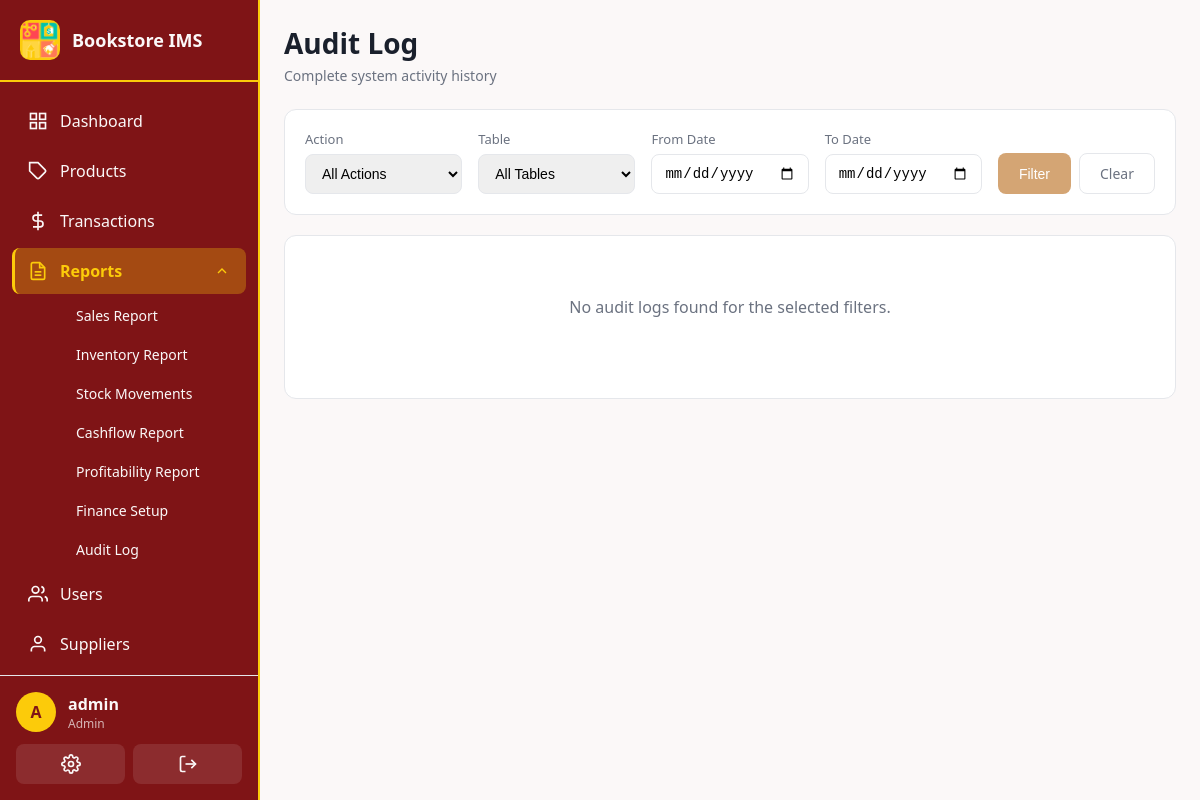
Page /reports/audit (signed in) on the earlier database version.
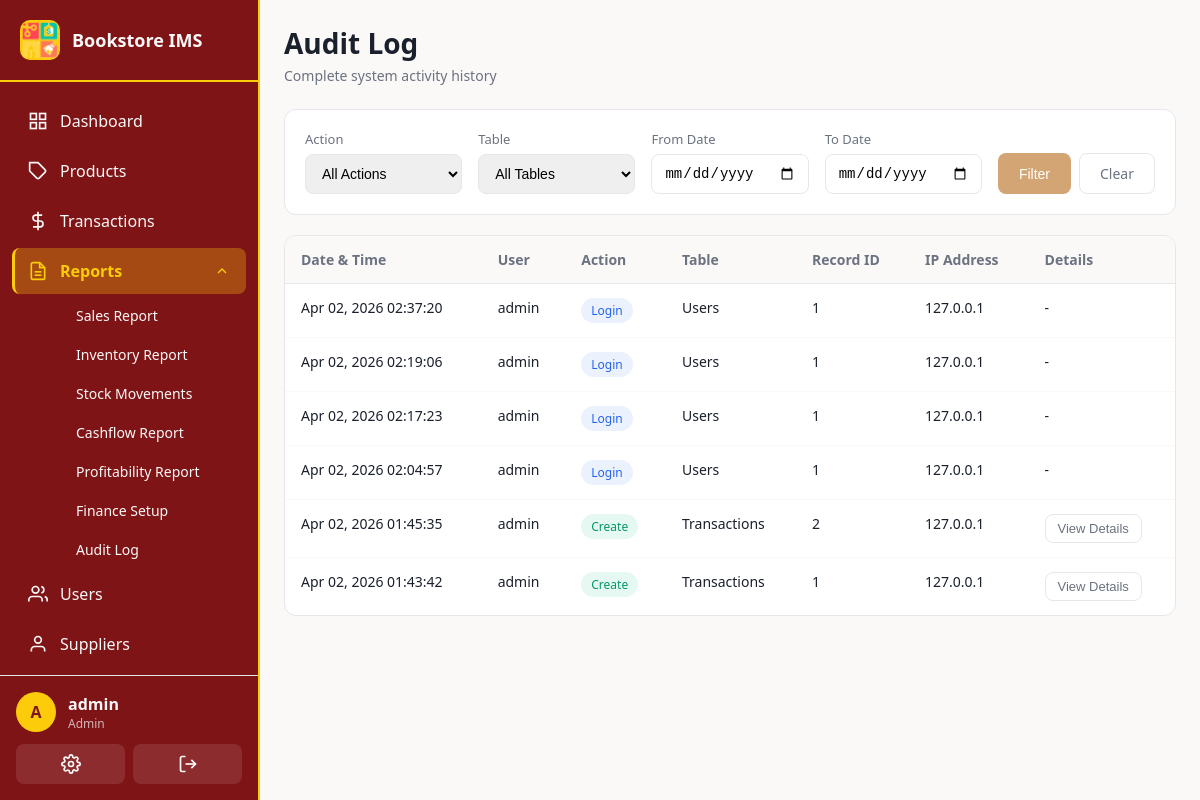
Same page on the later database version.
### app/models.py (models this page shows, shortened)
class AuditLog(db.Model):
    __tablename__ = 'audit_logs'
    id = db.Column(db.Integer, primary_key=True)
    user_id = db.Column(db.Integer, db.ForeignKey('users.id'), nullable=True)  # Nullable for system actions
    action = db.Column(db.String(50), nullable=False)  # 'create', 'update', 'delete', 'login', 'logout'
    table_name = db.Column(db.String(50), nullable=False)
    record_id = db.Column(db.Integer)
    old_values = db.Column(db.Text)  # JSON string of old values
    new_values = db.Column(db.Text)  # JSON string of new values
    ip_address = db.Column(db.String(45))
    user_agent = db.Column(db.String(255))
    created_at = db.Column(db.DateTime, default=utc_now)

class User(UserMixin, db.Model):
    __tablename__ = 'users'
    id = db.Column(db.Integer, primary_key=True)
    username = db.Column(db.String(80), unique=True, nullable=False, index=True)
    email = db.Column(db.String(120), unique=True, nullable=False)
    password_hash = db.Column(db.String(256), nullable=False)
    role = db.Column(db.String(20), nullable=False, default=Role.STAFF)
    is_active = db.Column(db.Boolean, default=True)
    created_at = db.Column(db.DateTime, default=utc_now)
    last_login = db.Column(db.DateTime)
    transactions = db.relationship('Transaction', backref='user', lazy='dynamic')
    audit_logs = db.relationship('AuditLog', backref='user', lazy='dynamic')
    cash_ledger_entries = db.relationship('CashLedger', backref='user', lazy='dynamic')
    def is_admin(self):
        return self.role == Role.ADMIN

### app/routes/reports.py (the view, shortened to what this page needs)
@reports_bp.route('/audit')
@login_required
@admin_required
def audit_log():
    page = request.args.get('page', 1, type=int)
    per_page = 50
    action = request.args.get('action')
    table_name = request.args.get('table')
    date_from = request.args.get('date_from')
    date_to = request.args.get('date_to')
    query = AuditLog.query
    if action:
        query = query.filter_by(action=action)
    if table_name:
        query = query.filter_by(table_name=table_name)
    if date_from:
        try:
            date_from_dt = datetime.strptime(date_from, '%Y-%m-%d')
            query = query.filter(AuditLog.created_at >= date_from_dt)
        except ValueError:
            pass
    query = query.order_by(AuditLog.created_at.desc())
    logs = query.paginate(page=page, per_page=per_page, error_out=False)
    actions = db.session.query(AuditLog.action.distinct()).all()
    tables = db.session.query(AuditLog.table_name.distinct()).all()
    return render_template('reports/audit.html',
        logs=logs,
        actions=[a[0] for a in actions],
        tables=[t[0] for t in tables],
        current_action=action,
        current_table=table_name,
        date_from=date_from or '',
        date_to=date_to or ''
    )

### app/__init__.py (called while the page is built)
@login_manager.user_loader
def load_user(user_id):
    return db.session.get(User, int(user_id))

### app/templates/reports/audit.html (shortened to what this page needs)
{% extends "base.html" %}
{% block content %}
<div class="page-header">
  <div class="page-header-left">
    <h1>Audit Log</h1>
    <p class="page-subtitle">Complete system activity history</p>
  </div>
</div>
<div class="filters-card">
  <form method="GET" action="{{ url_for('reports.audit_log') }}" class="filters-form">
    <div class="filter-group">
      <label for="action">Action</label>
      <select id="action" name="action">
        <option value="">All Actions</option>
      </select>
    </div>
    <div class="filter-group">
      <label for="table">Table</label>
      <select id="table" name="table">
        <option value="">All Tables</option>
      </select>
    </div>
    <div class="filter-group">
      <label for="date_from">From Date</label>
      <input type="date" id="date_from" name="date_from" value="{{ date_from }}">
    </div>
    <div class="filter-group">
      <label for="date_to">To Date</label>
      <input type="date" id="date_to" name="date_to" value="{{ date_to }}">
    </div>
    <div class="filter-actions">
      <button type="submit" class="btn btn-secondary">Filter</button>
      <a href="{{ url_for('reports.audit_log') }}" class="btn btn-outline">Clear</a>
    </div>
  </form>
</div>
<div class="table-card">
  {% if logs.items %}
  <table class="data-table priority-table">
    <thead>
      <tr>
        <th class="priority-col-1">Date & Time</th>
        <th class="priority-col-1">User</th>
        <th class="priority-col-2">Action</th>
        <th class="priority-col-3">Table</th>
        <th class="priority-col-2">Record ID</th>
        <th class="priority-col-3">IP Address</th>
        <th class="priority-col-1">Details</th>
      </tr>
    </thead>
    <tbody>
      {% for log in logs.items %}
      <tr>
        <td class="priority-col-1">{{ log.created_at.strftime('%b %d, %Y %H:%M:%S') }}</td>
        <td class="priority-col-1">
          {% if log.user %}
          {{ log.user.username }}
          {% else %}
          System
          {% endif %}
        </td>
        <td class="priority-col-2">
          <span class="badge badge-{{ 'success' if log.action == 'create' else 'warning' if log.action == 'update' else 'danger' if log.action == 'delete' else 'info' }}">
            {{ log.action.title() }}
          </span>
        </td>
        <td class="priority-col-3">{{ log.table_name.title() }}</td>
        <td class="priority-col-2">{{ log.record_id or '-' }}</td>
        <td class="priority-col-3">{{ log.ip_address or '-' }}</td>
        <td class="priority-col-1">
          {% if log.old_values or log.new_values %}
          <button type="button" class="btn btn-sm btn-outline"
                  onclick="showDetails('{{ log.old_values | e }}', '{{ log.new_values | e }}')">
            View Details
          </button>
          {% else %}
          -
          {% endif %}
        </td>
      </tr>
      {% endfor %}
    </tbody>
  </table>
  {% else %}
  <div class="empty-state">
    <p>No audit logs found for the selected filters.</p>
  </div>
  {% endif %}
</div>
{% endblock %}

Differences in the rows shown:
added AuditLog: created_at "Apr 02, 2026 02:37:20", user.username "admin", action "Login", table_name "Users", record "1", ip_address "127.0.0.1"
added AuditLog: created_at "Apr 02, 2026 02:19:06", user.username "admin", action "Login", table_name "Users", record "1", ip_address "127.0.0.1"
added AuditLog: created_at "Apr 02, 2026 02:17:23", user.username "admin", action "Login", table_name "Users", record "1", ip_address "127.0.0.1"
added AuditLog: created_at "Apr 02, 2026 02:04:57", user.username "admin", action "Login", table_name "Users", record "1", ip_address "127.0.0.1"
added AuditLog: created_at "Apr 02, 2026 01:45:35", user.username "admin", action "Create", table_name "Transactions", record "2", ip_address "127.0.0.1"
added AuditLog: created_at "Apr 02, 2026 01:43:42", user.username "admin", action "Create", table_name "Transactions", record "1", ip_address "127.0.0.1"
Other differences:
text no longer shown: "No audit logs found for the selected filters."
text now shown: "Date & Time User Action Table Record ID IP Address Details"
